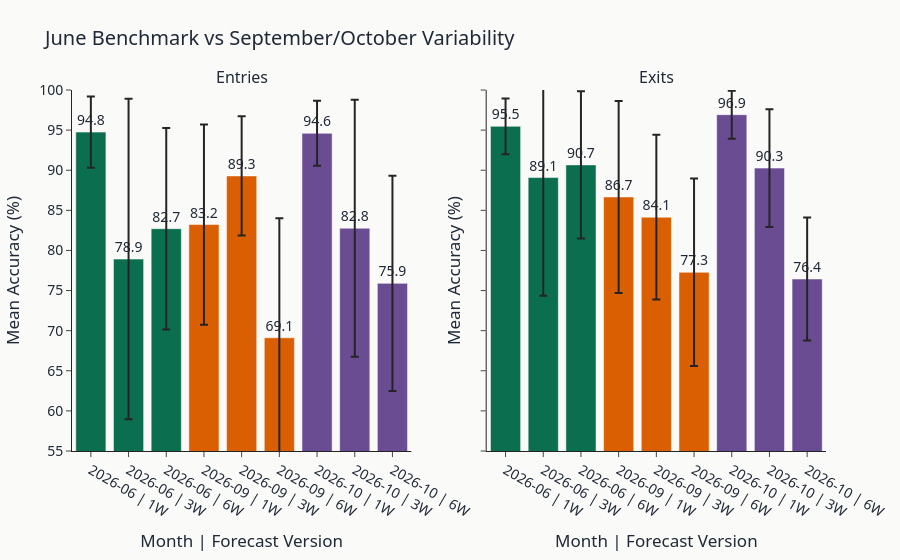
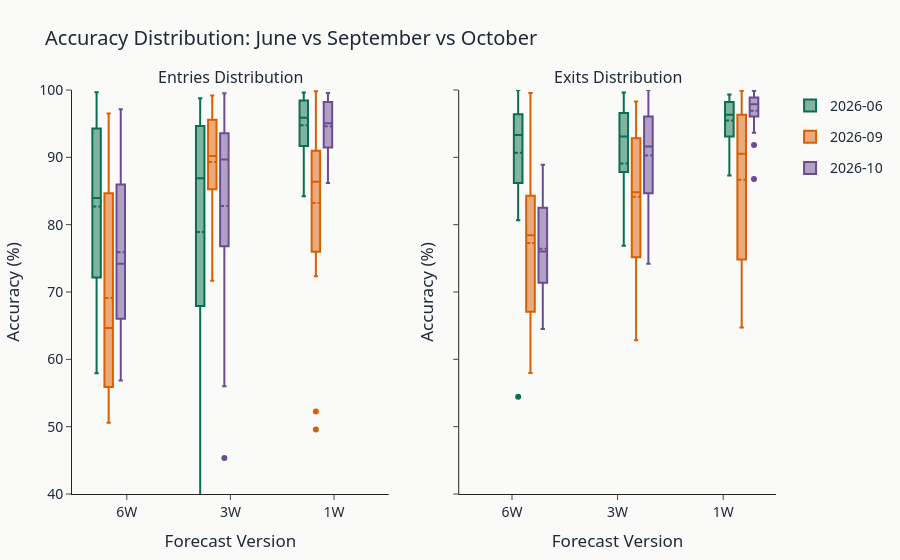

Notebook cell for these charts, in order:
### Markdown cell above
### 3) June vs September vs October: Benchmark and Variability

### Code cell
focus_leads = ["6_weeks_out", "3_weeks_out", "1_week_out"]

focus_df = monthly_long[
    monthly_long["Month"].isin(available_highlights)
    & monthly_long["Lead"].isin(focus_leads)
]

summary = (
    focus_df.groupby(["Metric", "Month", "LeadLabel"], as_index=False)["AccuracyPct"]
    .mean()
    .rename(columns={"AccuracyPct": "MeanAccuracy"})
)

# Build daily long-format accuracy directly from accuracy tables
def build_daily_accuracy_long(accuracy_df: pd.DataFrame, metric_name: str) -> pd.DataFrame:
    tmp = accuracy_df.copy()
    tmp.index = pd.to_datetime(tmp.index)
    cols = [c for c in LEAD_ORDER if c in tmp.columns]
    out = (
        tmp[cols]
        .reset_index()
        .rename(columns={"index": "Date"})
        .melt(id_vars="Date", var_name="Lead", value_name="Accuracy")
    )
    out["Month"] = out["Date"].dt.to_period("M").astype(str)
    out["LeadLabel"] = out["Lead"].map(LEAD_LABELS)
    out["AccuracyPct"] = out["Accuracy"] * 100
    out["Metric"] = metric_name
    return out.dropna(subset=["AccuracyPct"])

entries_daily_accuracy = build_daily_accuracy_long(entries_accuracy_df, "Entries")
exits_daily_accuracy = build_daily_accuracy_long(exits_accuracy_df, "Exits")
daily_accuracy_long = pd.concat([entries_daily_accuracy, exits_daily_accuracy], ignore_index=True)

daily_focus = daily_accuracy_long[
    daily_accuracy_long["Month"].isin(available_highlights)
    & daily_accuracy_long["Lead"].isin(focus_leads)
]
variability = (
    daily_focus.groupby(["Metric", "Month", "LeadLabel"], as_index=False)["AccuracyPct"]
    .std()
    .rename(columns={"AccuracyPct": "StdDev"})
)

summary = summary.merge(variability, on=["Metric", "Month", "LeadLabel"], how="left")
summary["Label"] = summary["Month"] + " | " + summary["LeadLabel"]

fig = make_subplots(
    rows=1,
    cols=2,
    subplot_titles=("Entries", "Exits"),
    shared_yaxes=True
)

for i, metric in enumerate(["Entries", "Exits"], start=1):
    part = summary[summary["Metric"] == metric].copy()
    part = part.sort_values(["Month", "LeadLabel"])
    colors = [HIGHLIGHT_COLORS.get(m, "#64748B") for m in part["Month"]]

    fig.add_trace(
        go.Bar(
            x=part["Label"],
            y=part["MeanAccuracy"],
            marker_color=colors,
            error_y=dict(type="data", array=part["StdDev"].fillna(0), visible=True),
            text=part["MeanAccuracy"].round(1),
            textposition="outside",
            name=metric,
            showlegend=False
        ),
        row=1,
        col=i
    )

fig.update_layout(
    **BASE_LAYOUT,
    title="June Benchmark vs September/October Variability",
    height=560
 )

fig.update_yaxes(title_text="Mean Accuracy (%)", range=[55, 100])
fig.update_xaxes(title_text="Month | Forecast Version")

fig.show()

# Distribution view for variability context
fig_box = make_subplots(
    rows=1,
    cols=2,
    subplot_titles=("Entries Distribution", "Exits Distribution"),
    shared_yaxes=True
)

for i, metric in enumerate(["Entries", "Exits"], start=1):
    metric_part = daily_focus[daily_focus["Metric"] == metric]
    for month in available_highlights:
        month_part = metric_part[metric_part["Month"] == month]
        if month_part.empty:
            continue
        fig_box.add_trace(
            go.Box(
                x=month_part["LeadLabel"],
                y=month_part["AccuracyPct"],
                name=month,
                marker_color=HIGHLIGHT_COLORS[month],
                boxmean=True,
                legendgroup=month,
                showlegend=(i == 1)
            ),
            row=1,
            col=i
        )

fig_box.update_layout(
    **BASE_LAYOUT,
    title="Accuracy Distribution: June vs September vs October",
    height=560,
    boxmode="group"
 )
fig_box.update_yaxes(title_text="Accuracy (%)", range=[40, 100])
fig_box.update_xaxes(title_text="Forecast Version")

fig_box.show()

### Figure 1 — Plotly figure (JSON) as saved in the notebook; plotly's stock layout.template omitted (floating-point values rounded to 4 significant figures)
{"data": [{"error_y": {"array": [4.427, 19.97, 12.56, 12.48, 7.426, 14.91, 4.048, 16.02, 13.42], "type": "data", "visible": true}, "marker": {"color": ["#0B6E4F", "#0B6E4F", "#0B6E4F", "#D95F02", "#D95F02", "#D95F02", "#6A4C93", "#6A4C93", "#6A4C93"]}, "name": "Entries", "showlegend": false, "text": [94.8, 78.9, 82.7, 83.2, 89.3, 69.1, 94.6, 82.8, 75.9], "textposition": "outside", "type": "bar", "x": ["2026-06 | 1W", "2026-06 | 3W", "2026-06 | 6W", "2026-09 | 1W", "2026-09 | 3W", "2026-09 | 6W", "2026-10 | 1W", "2026-10 | 3W", "2026-10 | 6W"], "xaxis": "x", "y": [94.75, 78.92, 82.71, 83.23, 89.29, 69.11, 94.6, 82.77, 75.9], "yaxis": "y"}, {"error_y": {"array": [3.478, 14.73, 9.165, 11.97, 10.27, 11.68, 2.985, 7.35, 7.668], "type": "data", "visible": true}, "marker": {"color": ["#0B6E4F", "#0B6E4F", "#0B6E4F", "#D95F02", "#D95F02", "#D95F02", "#6A4C93", "#6A4C93", "#6A4C93"]}, "name": "Exits", "showlegend": false, "text": [95.5, 89.1, 90.7, 86.7, 84.1, 77.3, 96.9, 90.3, 76.4], "textposition": "outside", "type": "bar", "x": ["2026-06 | 1W", "2026-06 | 3W", "2026-06 | 6W", "2026-09 | 1W", "2026-09 | 3W", "2026-09 | 6W", "2026-10 | 1W", "2026-10 | 3W", "2026-10 | 6W"], "xaxis": "x2", "y": [95.47, 89.09, 90.66, 86.67, 84.14, 77.27, 96.92, 90.26, 76.44], "yaxis": "y2"}], "layout": {"annotations": [{"font": {"size": 16}, "showarrow": false, "text": "Entries", "x": 0.225, "xanchor": "center", "xref": "paper", "y": 1, "yanchor": "bottom", "yref": "paper"}, {"font": {"size": 16}, "showarrow": false, "text": "Exits", "x": 0.775, "xanchor": "center", "xref": "paper", "y": 1, "yanchor": "bottom", "yref": "paper"}], "font": {"color": "#1F2937", "family": "Aptos, Segoe UI, Arial", "size": 14}, "height": 560, "margin": {"b": 60, "l": 60, "r": 30, "t": 90}, "paper_bgcolor": "#FAFAF8", "plot_bgcolor": "#FAFAF8", "title": {"text": "June Benchmark vs September/October Variability"}, "xaxis": {"anchor": "y", "domain": [0, 0.45], "title": {"text": "Month | Forecast Version"}}, "xaxis2": {"anchor": "y2", "domain": [0.55, 1], "title": {"text": "Month | Forecast Version"}}, "yaxis": {"anchor": "x", "domain": [0, 1], "range": [55, 100], "title": {"text": "Mean Accuracy (%)"}}, "yaxis2": {"anchor": "x2", "domain": [0, 1], "matches": "y", "range": [55, 100], "showticklabels": false, "title": {"text": "Mean Accuracy (%)"}}}}

### Figure 2 — Plotly figure (JSON) as saved in the notebook; plotly's stock layout.template omitted (floating-point values rounded to 4 significant figures)
{"data": [{"boxmean": true, "legendgroup": "2026-06", "marker": {"color": "#0B6E4F"}, "name": "2026-06", "showlegend": true, "type": "box", "x": ["6W", "6W", "6W", "6W", "6W", "6W", "6W", "6W", "6W", "6W", "6W", "6W", "6W", "6W", "6W", "6W", "6W", "6W", "6W", "6W", "6W", "6W", "6W", "6W", "6W", "6W", "6W", "6W", "3W", "3W", "3W", "3W", "3W", "3W", "3W", "3W", "3W", "3W", "3W", "3W", "3W", "3W", "3W", "3W", "3W", "3W", "3W", "3W", "3W", "3W", "3W", "1W", "1W", "1W", "1W", "1W", "1W", "1W", "1W", "1W", "1W", "1W", "1W", "1W", "1W"], "xaxis": "x", "y": [99.65, 99.43, 89.45, 82.76, 85.17, 95.78, 78.34, 73.3, 69.08, 92.75, 83.23, 87.63, 85.14, 98.83, 65.09, 84.72, 99.18, 78.91, 57.93, 69.57, 71.04, 96.11, 99.08, 87.33, 75.36, 82.47, 58.8, 69.78, 98.78, 97.14, 95.99, 86.88, 92.06, 87.12, 74.63, 93.72, 91.32, 97.29, 62.86, 77.46, 65.77, 75.28, 95.57, 66.74, 32.49, 43.69, 35.52, 94.69, 94.49, 71.53, 84.22, 98.96, 91.24, 99.21, 91.79, 98.43, 96.23, 99.64, 98.11, 95.52, 84.23, 91.69, 97.52, 92.82, 91.11], "yaxis": "y"}, {"boxmean": true, "legendgroup": "2026-09", "marker": {"color": "#D95F02"}, "name": "2026-09", "showlegend": true, "type": "box", "x": ["6W", "6W", "6W", "6W", "6W", "6W", "6W", "6W", "6W", "6W", "6W", "6W", "6W", "6W", "6W", "6W", "6W", "6W", "6W", "6W", "6W", "6W", "6W", "6W", "6W", "6W", "3W", "3W", "3W", "3W", "3W", "3W", "3W", "3W", "3W", "3W", "3W", "3W", "3W", "3W", "3W", "3W", "3W", "3W", "3W", "3W", "3W", "3W", "3W", "3W", "3W", "1W", "1W", "1W", "1W", "1W", "1W", "1W", "1W", "1W", "1W", "1W", "1W", "1W", "1W", "1W", "1W", "1W", "1W", "1W", "1W", "1W", "1W", "1W", "1W"], "xaxis": "x", "y": [71.04, 67.99, 56.12, 54.26, 60.18, 50.58, 61.34, 55.91, 52.28, 54.82, 55.12, 57.44, 58.53, 59.56, 52.07, 88.94, 86.91, 84.66, 74.71, 88.0, 89.36, 96.5, 73.9, 76.36, 78.13, 92.27, 94.13, 90.38, 96.06, 99.18, 95.07, 95.76, 97.64, 88.85, 85.89, 95.52, 91.56, 89.08, 89.71, 83.38, 71.67, 78.3, 89.49, 90.19, 99.02, 87.36, 78.43, 77.0, 91.16, 81.09, 96.31, 52.25, 49.59, 76.65, 86.68, 73.93, 88.74, 81.78, 83.53, 85.73, 86.06, 72.34, 74.29, 84.41, 75.32, 90.9, 97.44, 87.35, 91.09, 91.84, 97.48, 99.81, 91.84, 90.21, 88.22], "yaxis": "y"}, {"boxmean": true, "legendgroup": "2026-10", "marker": {"color": "#6A4C93"}, "name": "2026-10", "showlegend": true, "type": "box", "x": ["6W", "6W", "6W", "6W", "6W", "6W", "6W", "6W", "6W", "6W", "6W", "6W", "6W", "6W", "6W", "6W", "6W", "6W", "6W", "3W", "3W", "3W", "3W", "3W", "3W", "3W", "3W", "3W", "3W", "3W", "3W", "3W", "3W", "3W", "3W", "3W", "3W", "3W", "3W", "3W", "3W", "3W", "1W", "1W", "1W", "1W", "1W", "1W", "1W", "1W", "1W", "1W", "1W", "1W", "1W", "1W", "1W", "1W", "1W", "1W", "1W", "1W", "1W", "1W", "1W", "1W"], "xaxis": "x", "y": [78.83, 81.2, 74.18, 74.96, 72.54, 69.02, 56.84, 59.07, 65.47, 62.21, 67.67, 68.78, 61.26, 97.07, 95.84, 97.14, 75.63, 87.57, 96.77, 99.21, 99.53, 93.85, 94.42, 89.13, 87.7, 89.88, 92.47, 85.5, 91.36, 91.08, 97.39, 95.48, 92.77, 77.14, 83.44, 45.33, 60.26, 55.99, 56.65, 58.77, 76.7, 89.68, 94.47, 94.79, 91.26, 94.09, 86.2, 91.67, 98.37, 99.42, 99.54, 99.28, 95.55, 92.02, 89.01, 97.94, 90.21, 93.91, 98.47, 96.81, 87.73, 95.35, 97.14, 89.75, 99.42, 98.06], "yaxis": "y"}, {"boxmean": true, "legendgroup": "2026-06", "marker": {"color": "#0B6E4F"}, "name": "2026-06", "showlegend": false, "type": "box", "x": ["6W", "6W", "6W", "6W", "6W", "6W", "6W", "6W", "6W", "6W", "6W", "6W", "6W", "6W", "6W", "6W", "6W", "6W", "6W", "6W", "6W", "6W", "6W", "6W", "6W", "6W", "6W", "6W", "3W", "3W", "3W", "3W", "3W", "3W", "3W", "3W", "3W", "3W", "3W", "3W", "3W", "3W", "3W", "3W", "3W", "3W", "3W", "3W", "3W", "3W", "3W", "1W", "1W", "1W", "1W", "1W", "1W", "1W", "1W", "1W", "1W", "1W", "1W", "1W", "1W"], "xaxis": "x2", "y": [99.64, 86.24, 89.72, 86.11, 100.0, 82.08, 83.92, 93.77, 90.06, 98.07, 93.5, 93.95, 99.27, 96.36, 99.1, 83.99, 87.97, 96.46, 54.46, 88.96, 99.83, 86.05, 93.55, 95.95, 96.24, 80.67, 89.6, 93.11, 91.61, 87.55, 93.7, 93.96, 93.09, 99.62, 91.58, 99.61, 91.97, 93.75, 99.08, 95.0, 95.13, 97.07, 98.62, 76.88, 28.31, 84.79, 77.45, 98.75, 83.68, 89.21, 88.58, 97.81, 99.34, 87.31, 92.87, 91.11, 98.3, 93.73, 96.23, 93.09, 96.39, 97.59, 95.35, 99.23, 98.23], "yaxis": "y2"}, {"boxmean": true, "legendgroup": "2026-09", "marker": {"color": "#D95F02"}, "name": "2026-09", "showlegend": false, "type": "box", "x": ["6W", "6W", "6W", "6W", "6W", "6W", "6W", "6W", "6W", "6W", "6W", "6W", "6W", "6W", "6W", "6W", "6W", "6W", "6W", "6W", "6W", "6W", "6W", "6W", "6W", "6W", "3W", "3W", "3W", "3W", "3W", "3W", "3W", "3W", "3W", "3W", "3W", "3W", "3W", "3W", "3W", "3W", "3W", "3W", "3W", "3W", "3W", "3W", "3W", "3W", "3W", "1W", "1W", "1W", "1W", "1W", "1W", "1W", "1W", "1W", "1W", "1W", "1W", "1W", "1W", "1W", "1W", "1W", "1W", "1W", "1W", "1W", "1W", "1W", "1W"], "xaxis": "x2", "y": [72.7, 91.94, 99.55, 95.03, 81.19, 78.3, 72.74, 84.29, 59.89, 66.45, 69.09, 63.28, 67.07, 59.89, 57.96, 80.31, 88.19, 78.56, 87.09, 72.24, 84.26, 81.32, 95.26, 80.36, 64.35, 77.78, 97.52, 75.81, 73.14, 62.82, 91.14, 85.89, 89.7, 92.04, 94.52, 96.49, 98.3, 97.61, 92.07, 93.73, 74.58, 75.94, 84.82, 73.43, 81.95, 92.55, 83.09, 72.66, 75.36, 72.05, 76.43, 66.49, 69.35, 68.4, 70.78, 64.74, 76.17, 89.7, 73.47, 89.28, 89.53, 88.75, 92.86, 91.39, 80.09, 96.94, 98.85, 98.51, 99.35, 91.45, 95.65, 96.73, 99.88, 95.78, 95.95], "yaxis": "y2"}, {"boxmean": true, "legendgroup": "2026-10", "marker": {"color": "#6A4C93"}, "name": "2026-10", "showlegend": false, "type": "box", "x": ["6W", "6W", "6W", "6W", "6W", "6W", "6W", "6W", "6W", "6W", "6W", "6W", "6W", "6W", "6W", "6W", "6W", "6W", "6W", "3W", "3W", "3W", "3W", "3W", "3W", "3W", "3W", "3W", "3W", "3W", "3W", "3W", "3W", "3W", "3W", "3W", "3W", "3W", "3W", "3W", "3W", "3W", "1W", "1W", "1W", "1W", "1W", "1W", "1W", "1W", "1W", "1W", "1W", "1W", "1W", "1W", "1W", "1W", "1W", "1W", "1W", "1W", "1W", "1W", "1W", "1W"], "xaxis": "x2", "y": [64.6, 74.31, 80.07, 88.15, 88.91, 64.51, 73.51, 76.72, 70.99, 83.33, 77.23, 76.03, 72.51, 75.61, 68.38, 79.46, 66.24, 84.04, 87.69, 74.19, 84.62, 91.62, 95.89, 88.23, 96.71, 89.31, 96.12, 99.3, 99.74, 100.0, 94.67, 92.46, 78.0, 80.34, 80.12, 84.81, 97.42, 92.49, 90.15, 94.46, 84.19, 91.23, 97.79, 98.77, 93.63, 99.15, 98.03, 97.95, 94.87, 99.48, 95.45, 97.72, 98.17, 96.69, 98.97, 99.85, 94.12, 98.19, 98.55, 91.85, 97.03, 96.84, 99.15, 99.87, 97.26, 86.77], "yaxis": "y2"}], "layout": {"annotations": [{"font": {"size": 16}, "showarrow": false, "text": "Entries Distribution", "x": 0.225, "xanchor": "center", "xref": "paper", "y": 1, "yanchor": "bottom", "yref": "paper"}, {"font": {"size": 16}, "showarrow": false, "text": "Exits Distribution", "x": 0.775, "xanchor": "center", "xref": "paper", "y": 1, "yanchor": "bottom", "yref": "paper"}], "boxmode": "group", "font": {"color": "#1F2937", "family": "Aptos, Segoe UI, Arial", "size": 14}, "height": 560, "margin": {"b": 60, "l": 60, "r": 30, "t": 90}, "paper_bgcolor": "#FAFAF8", "plot_bgcolor": "#FAFAF8", "title": {"text": "Accuracy Distribution: June vs September vs October"}, "xaxis": {"anchor": "y", "domain": [0, 0.45], "title": {"text": "Forecast Version"}}, "xaxis2": {"anchor": "y2", "domain": [0.55, 1], "title": {"text": "Forecast Version"}}, "yaxis": {"anchor": "x", "domain": [0, 1], "range": [40, 100], "title": {"text": "Accuracy (%)"}}, "yaxis2": {"anchor": "x2", "domain": [0, 1], "matches": "y", "range": [40, 100], "showticklabels": false, "title": {"text": "Accuracy (%)"}}}}
